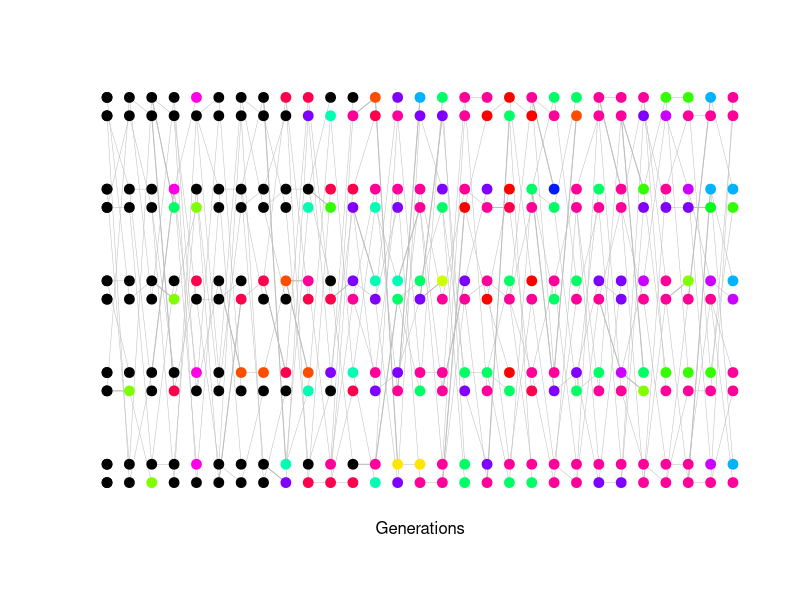

Generate this figure with R:

#install.packages("plotrix")
#library("plotrix")
N.vec<- rep(5,30)   #c(rep(10,5),rep(3,2),rep(10,5),rep(3,2),rep(10,5))
const.RS<-TRUE
mutation<- TRUE  #FALSE
mut.rate<-  .1

for.class<-FALSE

if(for.class){
	line.lwd<-1
	line.col<-"black"
	mut.line.lwd<-1
	mut.line.col<-"black"

}else{

	line.lwd<-0.5
	line.col<-"grey"
	mut.line.lwd<-1
	mut.line.col<-"grey"
	
	}


#N.vec<-rep(5,20)
#N.vec<-c(rep(10,5),rep(3,2),rep(10,5))
num.gens<-length(N.vec)-1
offset<-0.1
plot(c(1,num.gens),c(1,max(N.vec))+c(-offset,offset),type="n",axes=FALSE,xlab="",ylab="")
mtext(side=1,line=1,"Generations")
 
N <-N.vec[1]
 my.cols<-rep("black",2*N)  #sample(rainbow(2*N))

	points(rep(1,N),1:N+offset, pch=19,cex=1.3,col=my.cols[(1:N)*2])
 points(rep(1,N),1:N-offset, pch=19,cex=1.3,col=my.cols[(1:N)*2-1])

for(i in 1:num.gens){
		
	N.new<-N.vec[i+1]
	N.old<-N.vec[i]
	
	 new.cols<-rep("black",2*N.new)
	
	if(const.RS){ 
		repro.success<-rep(1/N.old,N.old)
	}else{
		repro.success<-sample(c(rep(0.5/(N.old),N.old-2),c(0.25,0.25)),replace=FALSE)
		}
	
	
	
	 for(ind in 1:N.new){
			par<-sample(1:N.old,2,replace=FALSE,prob=repro.success)
	
			which.allele.1<-sample(c(-1,1),1)
			if(i != num.gens){ lines(c(i,i+1), c(par[1]+which.allele.1*offset,ind-offset),col=line.col,lwd=line.lwd)}
			new.cols[2*ind-1]<- my.cols[2*par[1] +ifelse(which.allele.1==1,0,-1)]
	
			which.allele.2<-sample(c(-1,1),1)
			if(i != num.gens){ lines(c(i,i+1), c(par[2]+which.allele.2*offset,ind+offset),col=line.col,lwd=line.lwd)}
			new.cols[2*ind]<- my.cols[2*par[2] +ifelse(which.allele.2==1,0,-1)]
	
			if(mutation){
				if(runif(1)<mut.rate){ 
						new.cols[2*ind-1]<- sample(rainbow(4*N),1)
						if(i != num.gens){ lines(c(i,i+1), c(par[1]+which.allele.1*offset,ind-offset),col=mut.line.col,lwd=mut.line.lwd)}
	
					}
				if(runif(1)<mut.rate){ 
					new.cols[2*ind]<- sample(rainbow(4*N),1)
					if(i != num.gens){ lines(c(i,i+1), c(par[2]+which.allele.2*offset,ind+offset),col=mut.line.col,lwd=mut.line.lwd)}
			} 
			
		}
	}	
	 
	 points(rep(i,N.old),1:N.old+offset, pch=19,cex=1.3,col=my.cols[(1:N)*2])
	 points(rep(i,N.old),1:N.old-offset, pch=19,cex=1.3,col=my.cols[(1:N)*2-1])
	 my.cols<-new.cols
	if(!const.RS) sapply(which(repro.success>1/N.old), function(ind){ draw.circle(x=i,y=ind,radius=0.3,nv=100,border=NULL,col=NA,lty=1,lwd=1)})
}
